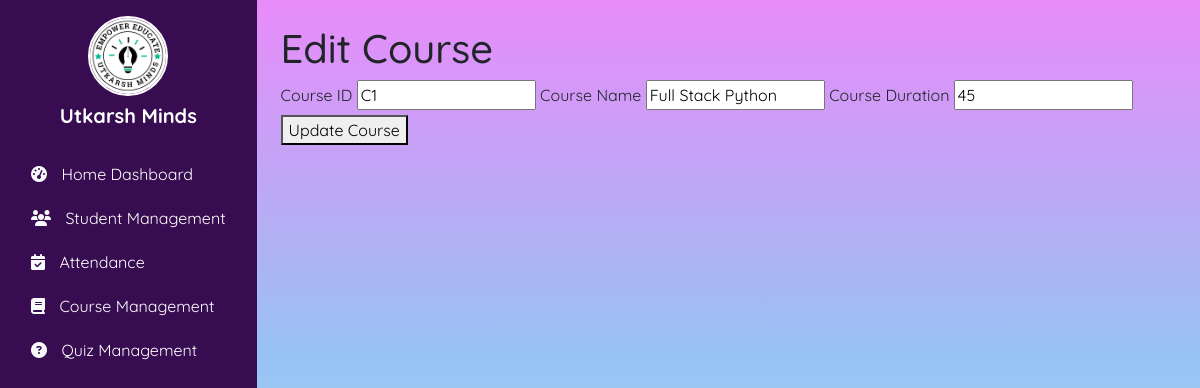
The app's page /coursemgt/course_update/C1, older data.
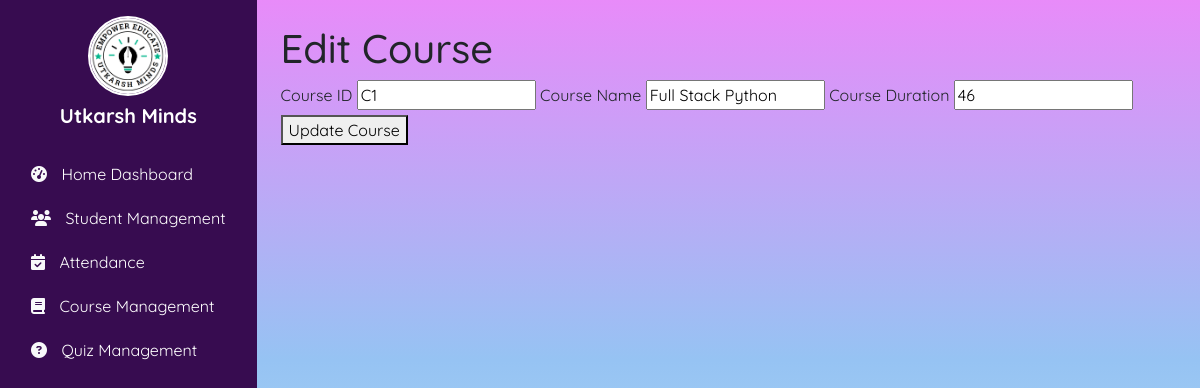
The same page, newer data.
### coursemgt/models.py (models this page shows, shortened)
class Course(models.Model):
    c_id = models.TextField(primary_key=True)
    cname = models.CharField(max_length=255)
    cduration = models.IntegerField()

### coursemgt/views.py (the view)
# urls.py: path("course_update/<str:c_id>", views.course_update),
def course_update(request, c_id):
    c=Course.objects.get(pk=c_id)
    return render(request, "coursemgt/course_update.html",{'c':c})

### coursemgt/templates/coursemgt/course_update.html (shortened to what this page needs)
{% extends "base.html" %}
{% block body %}
<h1>Edit Course</h1>
<div>
    <form action="{% url 'course_add' %}" method="POST">
    <label for="cid">Course ID</label>
    <input type="text" name="cid" id="cid" value="{{c.c_id}}">
    <label for="cname">Course Name</label>
    <input type="text" name="cname" id="cname" value="{{c.cname}}">
    <label for="cduration">Course Duration</label>
    <input type="number" name="cduration" id="cduration" value="{{c.cduration}}">
    <button type="submit">Update Course</button>
</form>
</div>
{% endblock body %}

Row changes from the older to the newer data that the page shows:
changed Course "Full Stack Python": cduration "45" → "46"
